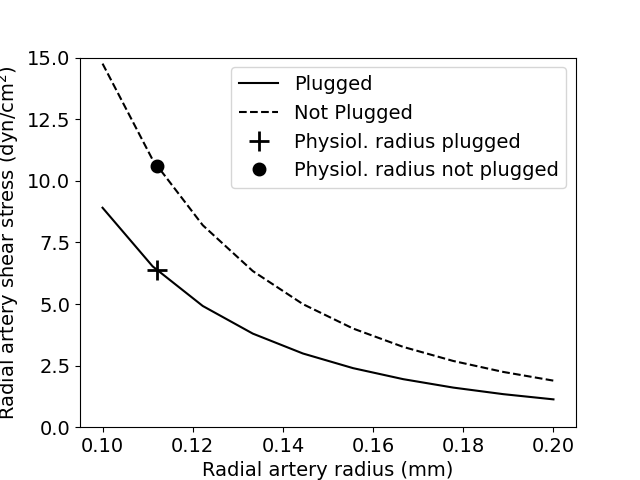

Recreate this plot in Python.
import numpy as np
from matplotlib import pyplot as plt
import placentagen as pg
import os

## Create a directory to output figures
export_directory = 'output'
if not os.path.exists(export_directory):
    os.makedirs(export_directory)
###6-8 weeks normal###

# Definition of geometry
# Generation |Number of vessels at this level | Vessel Radius (mm) | Vessel length (mm) |
# To eliminate anastomoses simply give them zero length (note you also need to do this in baseline case)
# Spiral artery geometry, tube part 1 JZ spiral artery, tube part 2 decidual spiral, plug
num_radial = 50
default_radial_radius = 0.112
vessels = np.array([(1, 1, 0.95, 100.0,'Uterine'),(2, 2, 0.249, 9.0,'Arcuate'),(3, num_radial, 0.112, 6.0,'Radial'),(4, num_radial, 0.032, 6.5,'Anastomose'),
          (5, num_radial, 0.036, 7, 'Spiral_tube'),
          (6, num_radial, 0.123, 1.7, 'Spiral_funnel'),(7, num_radial, 0.123, 1.3, 'Spiral_plug')],
                   dtype=[('generation', 'i4'), ('number', 'i4'), ('radius', 'f8'), ('length', 'f8'),
                          ('vessel_type', 'U15')])
                          
vessels_noplug = np.array([(1, 1, 0.95, 100.0,'Uterine'),(2, 2, 0.249, 9.0,'Arcuate'),(3, num_radial, 0.112, 6.0,'Radial'),(4, num_radial, 0.032, 6.5,'Anastomose'),
          (5, num_radial, 0.036, 7, 'Spiral_tube'),
          (6, num_radial, 0.123, 3.0, 'Spiral_funnel')],
                   dtype=[('generation', 'i4'), ('number', 'i4'), ('radius', 'f8'), ('length', 'f8'),
                          ('vessel_type', 'U15')])


# Blood viscosity (Pa.s)
mu = 3.4e-3
porosity = 0.28 #porosity of plug or porous medium in channel
dp = 4.e-2 #mm, particle diameter
channel_rad=0 #mm inner radius, outer radius defined in vessels

# Define a mean uterine artery pressure
StaticPressure = 80. * 133.
#steady flow component (baseline) in ml/min - will be scaled with resistance
SteadyFlow=24.2 #ml/min


myometrial_resistance = 25.8 #Pa.s/mm3

# spirals and IVS are defined by  resistance (Pa.s/mm^3) and number of units
IVS_resistance = 1.3#Pa.s/mm3
IVS_num = 1.
terminals = np.array([IVS_resistance,IVS_num,myometrial_resistance])

boundary_conds = np.array([('flow',StaticPressure,SteadyFlow)],dtype=[('bc_type', 'U12'),('inlet_p','f8'),('inlet_q','f8')])

for i in range(0, np.size(vessels)):
    if (vessels['vessel_type'][i] == 'Anastomose'):
        anast_index = i
    elif (vessels['vessel_type'][i] == 'Radial'):
        radial_index = i
    elif (vessels['vessel_type'][i] == 'Spiral_tube'):
        spiral_index = i


## Calculate total resistance of the system and compare to baseline (flow decreases by this factor as resistance increases assuming a constant driving pressure)
num_assess = 10
radius = np.linspace(0.1,0.2, num_assess)
radial_shear = np.zeros(len(radius))
radial_shear_noplug = np.zeros(len(radius))

for k in range(0, num_assess):
    vessels['radius'][radial_index] = radius[k]
    vessels_noplug['radius'][radial_index] = radius[k]
    print("setting radial radius" + str(vessels['radius'][radial_index]))  # 0=uterine, 1=arcuate,2=radial
    [TotalResistance, VenousResistance, shear,resistance,flow,pressure_out] = pg.human_total_resistance(mu,dp,porosity,vessels, terminals,boundary_conds,channel_rad)
    radial_shear[k] = shear[radial_index]*10 #dyn/cm^2
    [TotalResistance, VenousResistance, shear,resistance,flow,pressure_out] = pg.human_total_resistance(mu,dp,porosity,vessels_noplug, terminals,boundary_conds,channel_rad)
    radial_shear_noplug[k] = shear[radial_index]*10 #dyn/cm^2


# Set the default text font size
plt.rc('font', size=14)
# Set the axes title font size
plt.rc('axes', titlesize=10)
# Set the axes labels font size
plt.rc('axes', labelsize=14)
# Set the font size for x tick labels
plt.rc('xtick', labelsize=14)
# Set the font size for y tick labels
plt.rc('ytick', labelsize=14)
# Set the legend font size
plt.rc('legend', fontsize=14)
# Set the font size of the figure title
plt.rc('figure', titlesize=16)

plt.plot(radius, radial_shear, color="black", label='Plugged')
plt.plot(radius, radial_shear_noplug, color="black", linestyle='dashed', label='Not Plugged')
plt.ylim([0, 15])
plt.yticks(np.arange(0, 15.01, step=2.5))
vessels['radius'][radial_index] = default_radial_radius
[TotalResistance, VenousResistance, shear,resistance,flow,pressure_out] = pg.human_total_resistance(mu,dp,porosity,vessels, terminals,boundary_conds,channel_rad)
radial_shear= shear[radial_index]

vessels_noplug['radius'][radial_index] = default_radial_radius
[TotalResistance, VenousResistance, shear,resistance,flow,pressure_out] = pg.human_total_resistance(mu,dp,porosity,vessels_noplug, terminals,boundary_conds,channel_rad)
radial_shear_noplug= shear[radial_index]

plt.plot(default_radial_radius,radial_shear*10,'+k', mew=2, ms=15, label='Physiol. radius plugged')
plt.plot(default_radial_radius,radial_shear_noplug*10,'ok', mew=2, ms=8, label='Physiol. radius not plugged')

plt.xlabel('Radial artery radius (mm)')
plt.ylabel('Radial artery shear stress (dyn/$\mathregular{cm^{2}}$)')
plt.legend()
print("Radial artery shear stress PLUGGED: " +  str(radial_shear) + " Pa")
print("Radial artery shear stress UNPLUGGED: " +  str(radial_shear_noplug) + " Pa")

#export plot
plt.savefig(export_directory + '/Allerkamp2023_Fig5A.png')
plt.show()
